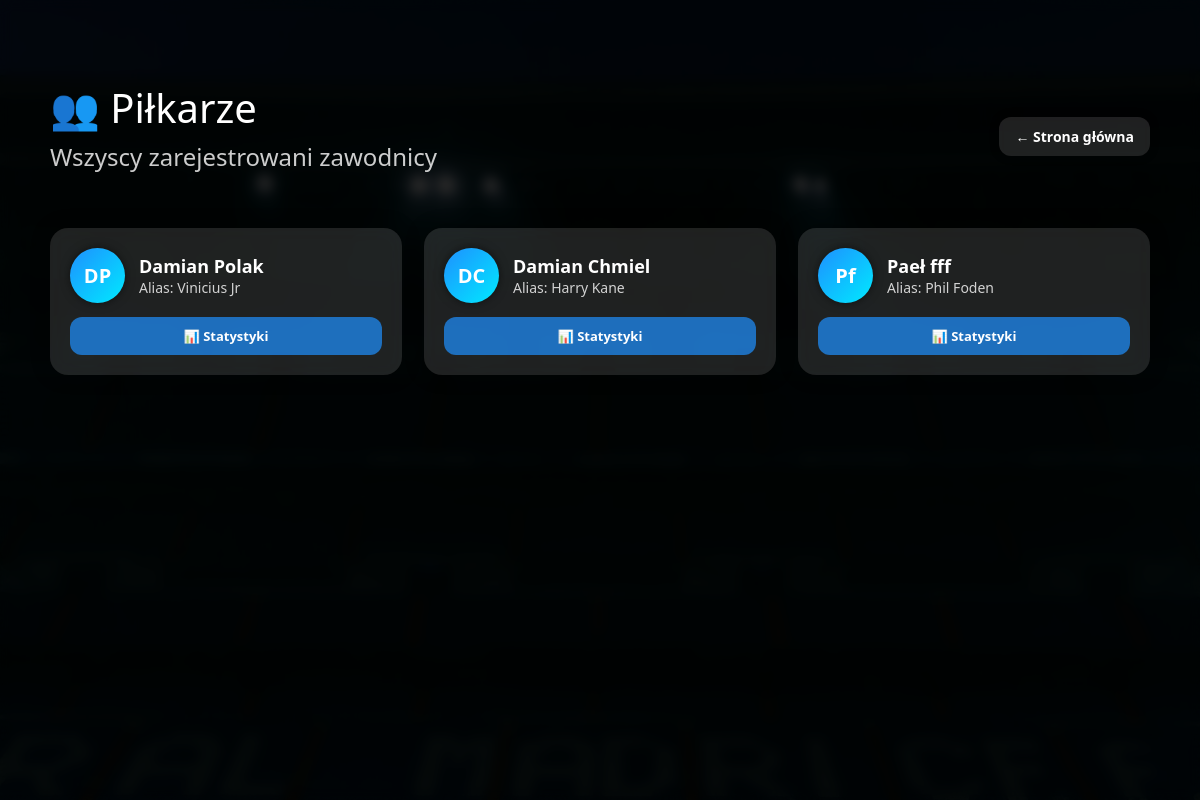
/pilkarze, run on an earlier commit of the app's database.
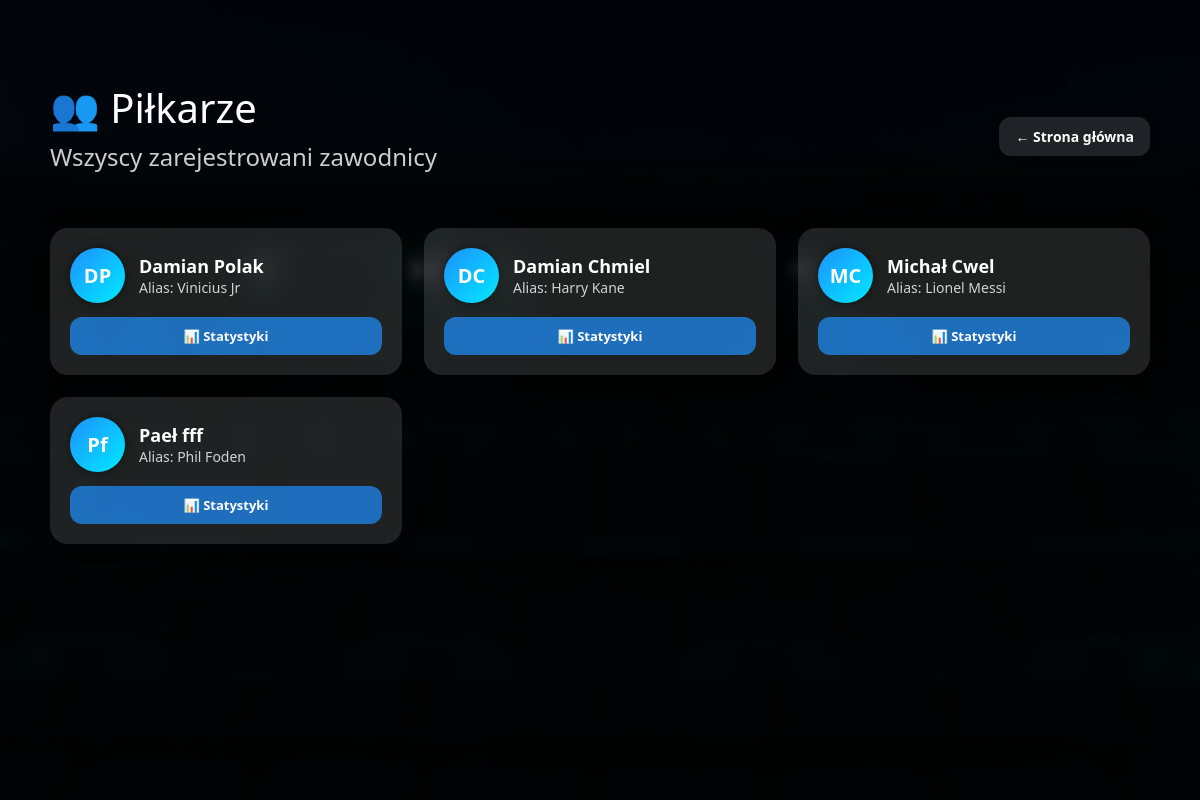
And on a later commit of the database.
### tables this page shows
CREATE TABLE users (
            id INTEGER PRIMARY KEY AUTOINCREMENT,
            first_name TEXT NOT NULL,
            last_name TEXT NOT NULL,
            player_alias TEXT UNIQUE NOT NULL,
            is_admin INTEGER DEFAULT 0
        );

### app.py (the view)
@app.route("/pilkarze")
def pilkarze():
    conn = get_db()
    players = conn.execute(
        "SELECT id, first_name, last_name, player_alias FROM users ORDER BY first_name"
    ).fetchall()
    conn.close()
    return render_template("pilkarze.html", players=players)

### app.py (called while the page is built)
def get_db():
    conn = sqlite3.connect("database.db")
    conn.row_factory = sqlite3.Row
    return conn

### templates/pilkarze.html (shortened to what this page needs)
<!DOCTYPE html>
<html lang="pl">
<head>
</head>
<body>
<div class="overlay"></div>
<div class="container">
    <div class="top-bar">
        <div>
            <h1>👥 Piłkarze</h1>
            <h2>Wszyscy zarejestrowani zawodnicy</h2>
        </div>
        <div>
            <a href="/" class="btn-modern">← Strona główna</a>
        </div>
    </div>
    <div class="players-grid">
        {% for p in players %}
        <div class="player-card">
            <div class="player-header">
                <div class="player-avatar">
                    {{ p.first_name[0] }}{{ p.last_name[0] }}
                </div>
                <div>
                    <div class="player-name">{{ p.first_name }} {{ p.last_name }}</div>
                    <div class="player-alias">Alias: {{ p.player_alias }}</div>
                </div>
            </div>
            <a href="/statystyki/{{ p.id }}" class="btn-stats">📊 Statystyki</a>
        </div>
        {% endfor %}
    </div>
</div>
</body>
</html>

### templates/pilkarze.html (style rules this page uses)
body { margin: 0; padding: 0; font-family: "Segoe UI", Arial, sans-serif; color: #fff; background-image: url('/static/stadium.jpg'); background-size: cover; background-position: center; background-repeat: no-repeat; }
.overlay { position: fixed; inset: 0; background: rgba(0,0,0,0.65); backdrop-filter: blur(6px); z-index: -1; }
.container { max-width: 1100px; margin: 60px auto; padding: 20px; }
.top-bar { display: flex; justify-content: space-between; align-items: center; margin-bottom: 35px; }
h1 { font-weight: 300; font-size: 40px; margin: 0; }
h2 { font-weight: 300; opacity: 0.8; margin-top: 5px; }
.btn-modern { padding: 10px 16px; border-radius: 12px; font-size: 14px; font-weight: 600; cursor: pointer; border: none; text-decoration: none; display: inline-block; transition: 0.25s ease; backdrop-filter: blur(6px); background: rgba(255,255,255,0.12); color: #fff; box-shadow: 0 0 8px rgba(0,0,0,0.4); }
.players-grid { display: grid; grid-template-columns: repeat(auto-fit, minmax(260px, 1fr)); gap: 22px; }
.player-card { background: rgba(255,255,255,0.12); padding: 20px; border-radius: 18px; backdrop-filter: blur(10px); box-shadow: 0 0 18px rgba(0,0,0,0.4); display: flex; flex-direction: column; gap: 14px; transition: 0.25s ease; }
.player-header { display: flex; align-items: center; gap: 14px; }
.player-avatar { width: 55px; height: 55px; border-radius: 50%; background: linear-gradient(135deg, #1e90ff, #00eaff); display: flex; align-items: center; justify-content: center; font-weight: 700; font-size: 20px; color: #fff; box-shadow: 0 0 10px rgba(0,0,0,0.5); }
.player-name { font-size: 18px; font-weight: 600; }
.player-alias { font-size: 14px; opacity: 0.8; }
.btn-stats { padding: 10px 14px; border-radius: 12px; font-size: 13px; font-weight: 600; cursor: pointer; border: none; text-decoration: none; display: inline-block; transition: 0.25s ease; background: rgba(30,144,255,0.7); color: #fff; text-align: center; }

What changed in the data, as far as the page shows it:
added users: first_name "M", last_name "C", first_name "Michał", last_name "Cwel", player_alias "Lionel Messi"
